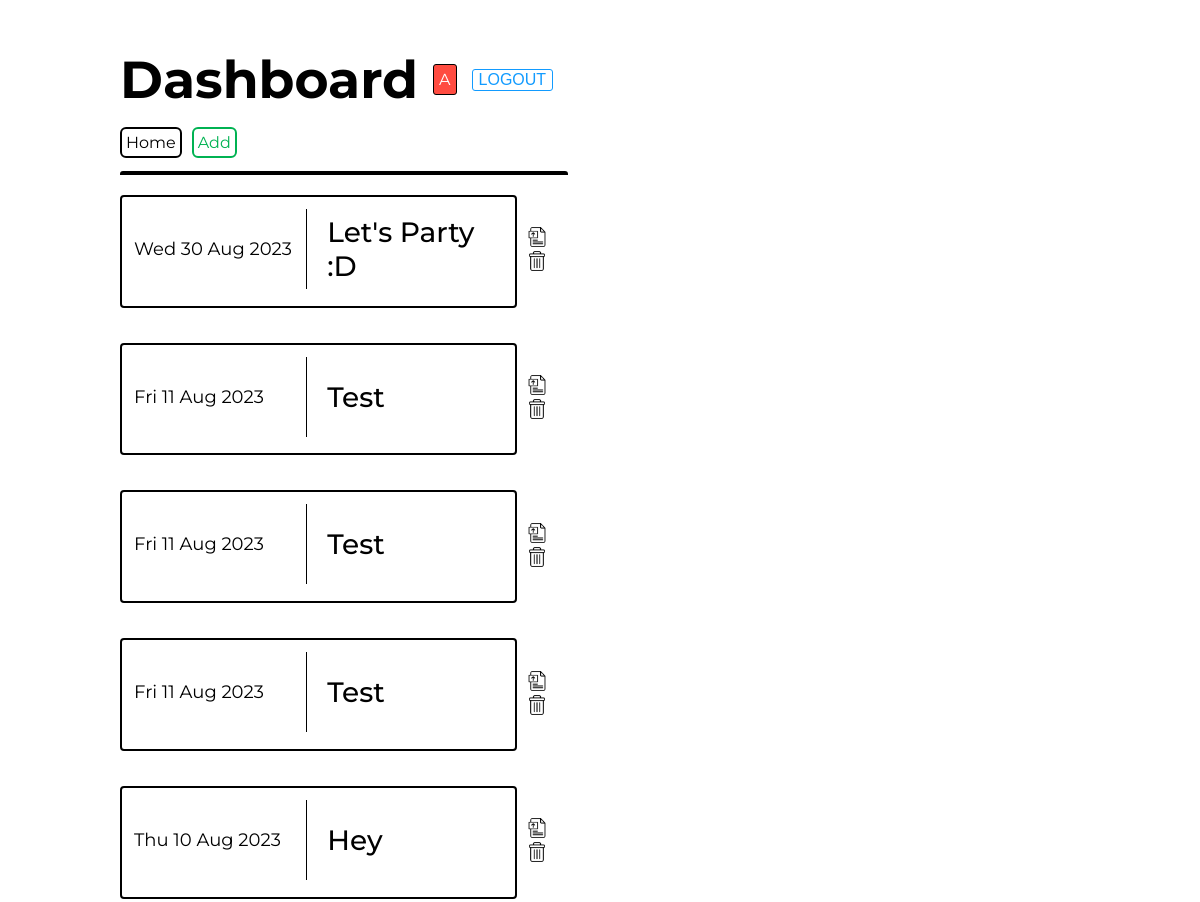
Page /dashboard (upper part) on the earlier database version.
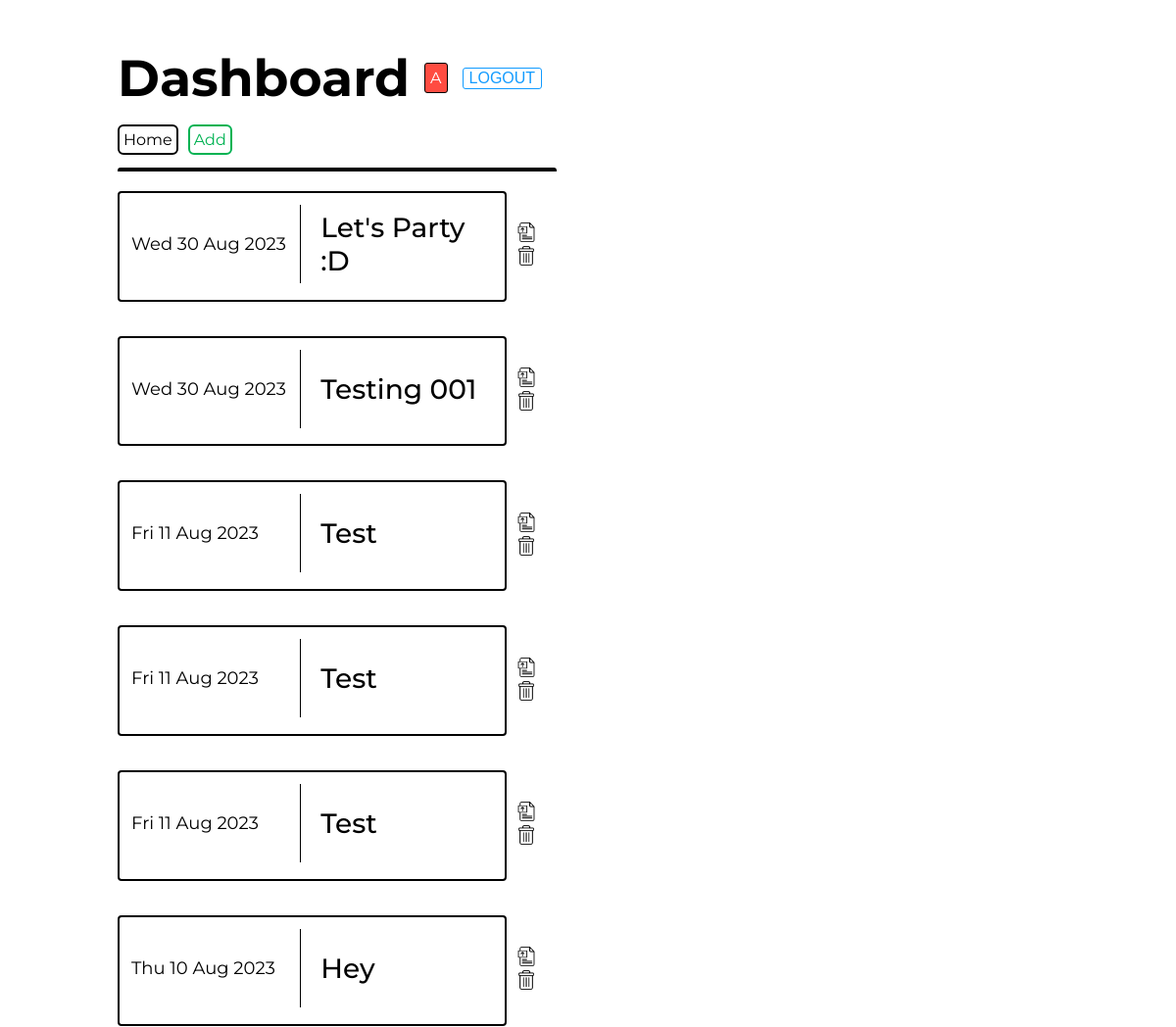
Same page on the later database version.
### helpers/db_manager.py (models this page shows)
    class Event(db.Model):
        id =  db.Column(db.Integer, primary_key=True)
        date = db.Column(db.String)
        title = db.Column(db.String)

### app.py (the view)
@app.route("/dashboard")
def admin_dashboard():
    try:
        event_records = db_manager.get_events(db, event_table)
    except Exception as e:
        app.logger.error("failed to retrieve event records: %s", e)
    return render_template("dashboard.html", events=event_records)

### helpers/db_manager.py (called while the page is built)
def get_events(db, event_table) -> list:
    event_records = db.session.execute(db.select(event_table).order_by(event_table.id)).scalars().all()
    return sort_fmt_event_records(event_records)

def get_date(obj):
    return datetime.strptime(obj.date, '%Y-%m-%d')

def fmt_event_records(events):
    for event in events:
        if event.date != "":
            event_date = datetime.strptime(event.date, '%Y-%m-%d')
            event.date = event_date.strftime("%a %d %b %Y")
    return events

def sort_fmt_event_records(events):
    sorted_asc_list = sorted(events, key=get_date, reverse=True)
    return fmt_event_records(sorted_asc_list)

### templates/dashboard.html (shortened to what this page needs)
{%extends "base.html"%}
{%block page_title%}Dashboard{%endblock%}
{%block content%}
    <div class="crud-ops">
        <a class="events-link"href="/">Home</a>
        <a href="/add-event" class="add">
            Add
        </a>
    </div>
    <div class="dashboard-events-holder">
        {%for event in events%}
            <div class="event-ext">
                <div class="dashboard-event">
                    <div class="dashboard-event-content">
                        <div class="date">
                            <p>{{event.date}}</p>
                        </div>
                        <div class="title">
                            <h1>{{event.title}}</h1>
                        </div>
                    </div>
                </div>
                <div class="dashboard-event-options">
                    <a href="/update-event/{{event.id}}"><img class="update-img" src="{{url_for('static', filename='imgs/file.png')}}" width="20"></a>
                    <a href="/delete-event/{{event.id}}"><img class="delete-img" src="{{url_for('static', filename='imgs/delete.png')}}" width="20"></a>
                </div>
            </div>
        {%endfor%}
    </div>
{%endblock%}

### templates/base.html (shortened to what this page needs)
<!DOCTYPE html>
<html>
    <head>
        <link rel="stylesheet" href="{{url_for('static', filename='css/events.css')}}">
        <link rel="stylesheet" href="{{url_for('static', filename='css/base.css')}}">
        <link rel="stylesheet" href="{{url_for('static', filename='css/messages.css')}}">
        <link rel="stylesheet" href="{{url_for('static', filename='css/forms.css')}}">
    </head>
    <body>
        <div class="page-content">
            <div class="page-title">
                <h1>{%block page_title%}{%endblock%}</h1>
                <div class="title-badge">
                    <p>A</p>
                </div>
                <button>LOGOUT</button>
            </div>
            {% block content %}
            {% endblock %}
        </div>
    </body>
</html>

### static/css/events.css (style rules this page uses)
.events-link { color: #000; text-decoration: none; }
.dashboard-events-holder, .events-holder { border-radius: 3px; width: 28rem; padding: 20px 0px 20px 0px; overflow-y: scroll; height: 70vh; display: flex; flex-direction: column; gap: 35px; border-top: 4px solid #000; border-bottom: 4px solid #000; margin-top: 10px; margin-bottom: 10px; }
.event, .dashboard-event, .delete-event { border: 2px solid #000; border-radius: 4px; width: 25rem; min-height: 5.3rem; overflow: auto; padding: 12px; }
.event-content, .dashboard-event-content, .delete-event-content { display: flex; align-items: center; gap: 20px; flex-wrap: wrap; }
.delete-event-content .date, .dashboard-event-content .date, .event-content .date { font-size: 18px; font-weight: 400; border-right: 1px solid #000; height: 5rem; display: flex; justify-content: center; flex-direction: column; flex: 2; }
.dashboard-event-content p, .delete-event-content p { font-size: 18px; font-weight: 400; }
.delete-event-content .title h1, .dashboard-event-content .title h1, .event-content .title h1 { font-size: 28px; font-weight: 500; }
.delete-event-content .title, .dashboard-event-content .title, .event-content .title { flex: 1; min-width: 11rem; }
.dashboard-event-content h1, .delete-event-content h1 { font-size: 28px; font-weight: 500; }
.event-ext { display: flex; align-items: center; gap: 10px; }

### static/css/base.css (style rules this page uses)
body { padding: 0px; margin: 0px; box-sizing: border-box; font-family: 'Montserrat', sans-serif; }
p, h1 { margin: 0px; }
.page-content { width: 80%; margin: auto; }
.page-title h1 { font-size: 52px; }
.page-title { display: flex; align-items: center; gap: 15px; margin: 3rem 0rem 1rem 0rem }
.page-title button { background-color: #FFFFFF; border-radius: 3px; color: #129BFF; border-color: #129BFF; border-width: 1px; border-style: solid; font-size: 16px; }
.title-badge { background-color: #FF4C41; border-radius: 3px; border: 1px solid #000; color: #FFFFFF; padding: 5px; }
.crud-ops a { border: 2px solid #000; border-radius: 6px; padding: 4px; }
.crud-ops .add { text-decoration: none; border-color: #00B252; color: #00B252; }
.crud-ops { display: flex; gap: 10px; margin-bottom: 0.8rem; }

Differences in the rows shown:
added Event: date "Wed 30 Aug 2023", title "Testing 001"
